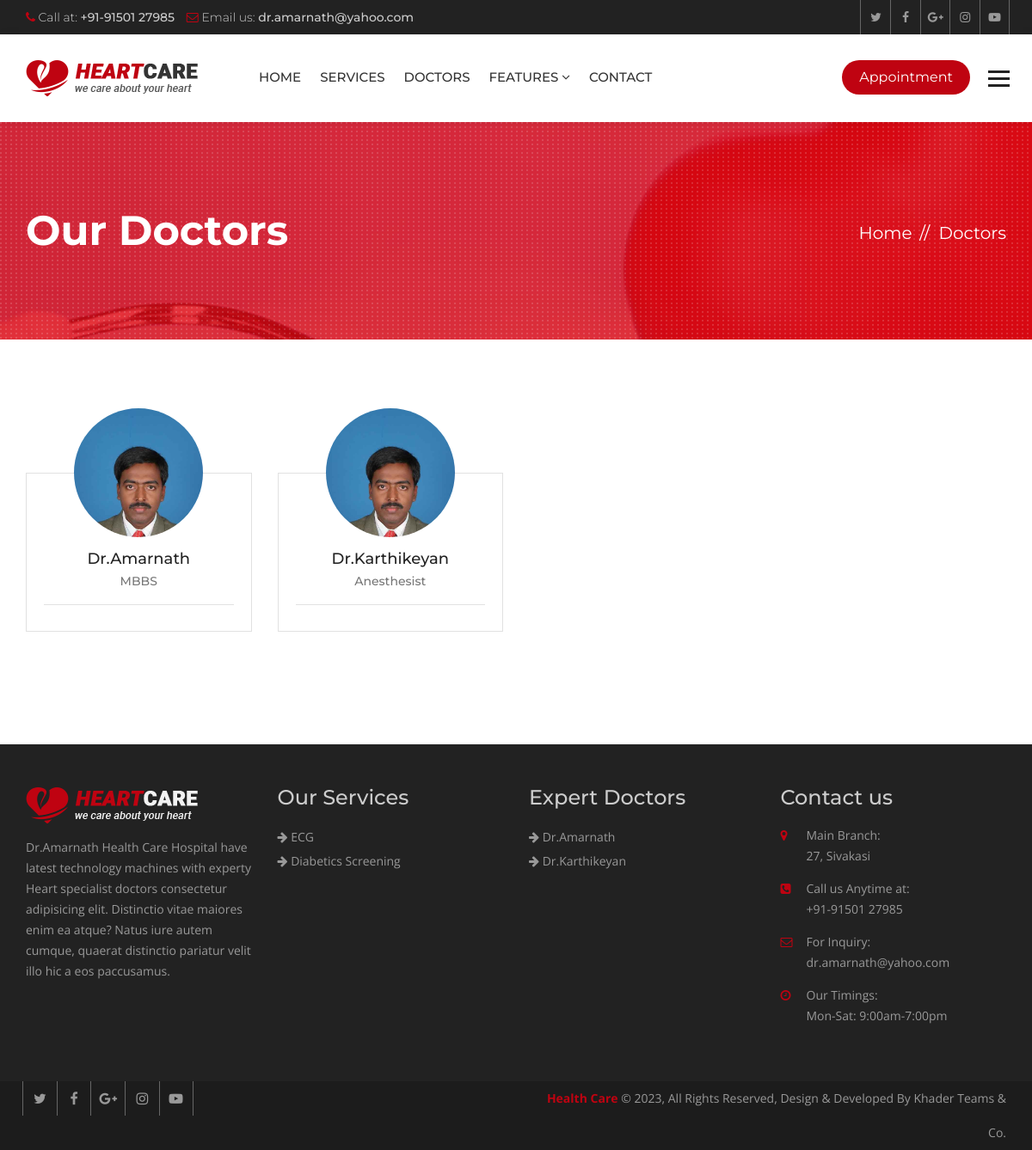
The app's page /doctors/ with its own data.
### hospital/models.py (models this page shows, shortened)
class Doctor(models.Model):
    name = models.CharField(max_length=120)
    speciality = models.CharField(max_length=120)
    picture = models.ImageField(upload_to="doctors/")
    details = models.TextField()
    experience = models.TextField()
    expertize = models.ManyToManyField(to='Expertize', related_name='doctors')
    twitter = models.CharField(max_length=120, blank=True, null=True)
    facebook = models.CharField(max_length=120, blank=True, null=True)
    instagram = models.CharField(max_length=120, blank=True, null=True)

class Service(models.Model):
    title = models.CharField(max_length=120)
    description = models.TextField()
    items = models.ManyToManyField(to='Item',)
    thumbnail = models.ImageField(upload_to='services/')
    cover = models.ImageField(upload_to='services/')
    image1 = models.ImageField(upload_to='services/', blank=True, null=True)
    image2 = models.ImageField(upload_to='services/', blank=True, null=True)

### hospital/views.py (the view)
# urls.py: path('doctors/', views.DoctorListView.as_view(), name="doctors"),
class DoctorListView(ListView):
    template_name = 'hospital/team.html'
    queryset = Doctor.objects.all()
    paginate_by = 8

### hospital/context_processors.py (called while the page is built)
def footer_content(request):
    services = Service.objects.all()
    doctors = Doctor.objects.all()
    context = {
        'services': services,
        'doctors': doctors
    }
    return context

### templates/hospital/team.html (shortened to what this page needs)
{% extends 'base.html' %}
{% block maincontent %}
<div class="inner-banner">
  <div class="container">
    <div class="row">
      <div class="col-md-7">
        <h1>Our Doctors</h1>
      </div>
      <div class="col-md-5">
        <ol class="breadcrumb">
          <li><a href="{% url 'index' %}">Home</a></li>
          <li class="active">Doctors</li>
        </ol>
      </div>
    </div>
  </div>
</div>
<div class="main-content">
  <div class="team-page">
    <div class="container">
      <div class="row">
        {% for doctor in object_list %}
        <div class="col-md-3 col-sm-6">
          <div class="team-box mb50">
            <div class="team-thumb">  <img src="{{ doctor.picture.url }}" alt=""></div>
            <div class="team-text">
              <h5><a href="{% url 'doctor_details' doctor.id %}">{{ doctor.name }}</a></h5>
              <strong>{{ doctor.speciality }}</strong>
              <ul class="team-social">
              </ul>
            </div>
          </div>
        </div>
        {% endfor %}
      </div>
      <div class="row">
        <div class="col-md-12">
        </div>
      </div>
    </div>
  </div>
</div>
{% endblock maincontent %}

### templates/partials/_footer.html
{% load static %}
<footer class="footer">
  <div class="footer-widgets">
    <div class="container">
      <div class="row">
        <div class="col-md-3 col-sm-6">
          <div class="widget"> <img class="ft-logo" src="{% static 'heartcare/images/footer-logo.png' %}" alt="">
            <p>Dr.Amarnath Health Care  Hospital have latest technology machines with experty Heart specialist doctors
              consectetur adipisicing elit. Distinctio vitae maiores enim ea atque? Natus iure autem cumque, quaerat
              distinctio pariatur velit illo hic a eos paccusamus. </p>
          </div>
        </div>
        <div class="col-md-3 col-sm-6">
          <div class="widget">
            <h3>Our Services</h3>
            <ul>
              {% for service in services|slice:':8' %}
              <li><a href="{% url 'service_details' service.id %}"><i class="fa fa-arrow-right"></i>
                  {{service.title }}</a></li>
              {% endfor %}
            </ul>
          </div>
        </div>
        <div class="col-md-3 col-sm-6">
          <div class="widget">
            <h3>Expert Doctors</h3>
            <ul>
              {% for doctor in doctors|slice:':8' %}
              <li><a href="{% url 'doctor_details' doctor.id %}"><i class="fa fa-arrow-right"></i> {{ doctor.name }}</a>
              </li>
              {% endfor %}
            </ul>
          </div>
        </div>
        <div class="col-md-3 col-sm-6">
          <div class="widget">
            <h3>Contact us</h3>
            <address>
              <ul>
                <li> <span class="icon"><i class="fa fa-map-marker" aria-hidden="true"></i></span> <span
                    class="add-text"><strong>Main Branch:</strong>  27, Sivakasi</span> </li>
                <li> <span class="icon"><i class="fa fa-phone-square" aria-hidden="true"></i></span> <span
                    class="add-text"><strong>Call us Anytime at:</strong> +91-91501 27985</span> </li>
                <li> <span class="icon"><i class="fa fa-envelope-o" aria-hidden="true"></i></span> <span
                    class="add-text"><strong>For Inquiry:</strong> dr.amarnath@yahoo.com</span> </li>
                <li> <span class="icon"><i class="fa fa-clock-o" aria-hidden="true"></i></span> <span
                    class="add-text"><strong>Our Timings:</strong> Mon-Sat: 9:00am-7:00pm</span> </li>
              </ul>
            </address>
          </div>
        </div>
      </div>
    </div>
  </div>
  <div class="footer-cr">
    <div class="container">
      <div class="row">
        <div class="col-md-6">
          <div class="footer-social"> <a href="#"><i class="fa fa-twitter" aria-hidden="true"></i></a> <a href="#"><i
                class="fa fa-facebook" aria-hidden="true"></i></a> <a href="#"><i class="fa fa-google-plus"
                aria-hidden="true"></i></a> <a href="#"><i class="fa fa-instagram" aria-hidden="true"></i></a> <a
              href="#"><i class="fa fa-youtube-play" aria-hidden="true"></i></a>
          </div>
        </div>
        <div class="col-md-6">
          <p><strong>Health Care</strong> © {% now 'Y' %}, All Rights Reserved, Design & Developed By Khader Teams & Co.</p>
        </div>
      </div>
    </div>
  </div>
</footer>

### heartcare/static/heartcare/css/custom.css (style rules this page uses)
html body { font-family: 'Open Sans', sans-serif; color: #777777; font-size: 14px; }
p { line-height: 24px; }
body h1, body h2, body h3, body h4, body h5, body h6 { font-family: 'Montserrat', sans-serif; margin: 0px; }
body h1 { font-size: 48px; }
body h3 { font-size: 24px; }
body h5 { font-size: 18px; }
.inner-banner { background: url(../images/inner.jpg) no-repeat top center; position: relative; width: 100%; float: left; padding: 100px 0 100px; background-color: #bf0311; z-index: 0; }
.inner-banner:after { background: url(../images/patt.png); position: absolute; left: 0; top: 0; content: ""; width: 100%; height: 100%; }
.inner-banner .container { position: relative; z-index: 99; }
.inner-banner h1 { color: #fff; font-weight: 700; }
.inner-banner .breadcrumb { text-align: right; background: none; padding: 0px; margin: 15px 0 0; }
.inner-banner .breadcrumb>li, .inner-banner .breadcrumb>li a { color: #fff; font-size: 20px; font-family: 'Montserrat', sans-serif; }
.inner-banner .breadcrumb>li+li::before { color: #fff; content: "// "; padding: 0 5px; }
.main-content { width: 100%; float: left; padding: 50px 0; }
.team-box { width: 100%; float: left; }
.team-box .team-thumb { overflow: hidden; position: relative; width: 150px; height: 150px; border-radius: 100%; margin: 0 auto -75px; }
.team-thumb>img { height: auto; width: 100%; }
.team-box .team-thumb:after { position: absolute; left: 0; top: 0; width: 100%; height: 0; content: ""; background: rgba(191, 3, 17, .7); opacity: 0; transition: all ease-in-out 0.3s; -webkit-transition: all ease-in-out 0.3s; }
.team-box .team-text { border: 1px solid #e1e1e1; width: 100%; padding: 90px 20px 20px 20px; text-align: center; }
.team-text h5 { margin: 0 0 5px; font-weight: 500; color: #222; }
.team-text h5 a { color: #222; }
.team-text strong { font-family: 'Montserrat', sans-serif; font-weight: 500; font-size: 14x; color: #777777; }
.team-social { margin: 17px 0 0; padding: 10px 0 0; list-style: none; text-align: center; border-top: 1px solid #e2e2e2; }
.mb50 { margin-bottom: 50px; }
.team-page { width: 100%; float: left; padding: 30px 0; }
.footer { width: 100%; float: left; background: #222222; padding: 50px 0 0 0; }
.footer .widget { width: 100%; float: left; margin: 0 0 50px; }
.footer .widget ul { margin: 0px; padding: 0px; list-style: none; }
.footer .widget li { line-height: 28px; color: #999999; }
.footer .widget a { color: #999; }
.footer .widget h3 { margin: 0 0 20px; color: #cccccc; line-height: 24px; }
.ft-logo { margin-bottom: 16px; max-width: 100%; height: auto; }
.footer .widget p { line-height: 24px; color: #999999; }
.footer .widget address li { float: left; line-height: 24px; margin-bottom: 14px; width: 100%; }
.widget address .icon { width: 30px; float: left; color: #bf0311; }
.widget address .add-text { float: left; width: 80%; }
.widget address .add-text>strong { display: block; font-weight: 400; }
.footer-cr { width: 100%; float: left; clear: both; background: #1c1c1c; }
.footer-cr p { margin: 0px; line-height: 40px; color: #999999; text-align: right; }
.footer-cr p strong { color: #bf0311; }
.footer-social a { border-left: 1px solid #666666; color: #999999; display: inline-block; font-size: 16px; line-height: 40px; margin-left: -4px; text-align: center; width: 40px; }
.footer-social a:last-child { border-right: 1px solid #666666; }

### heartcare/static/heartcare/css/color.css (style rules this page uses)
.top-bar li .fa, .top-social a:hover, .view, .services-list .service h3 a:hover, .service-style-1 .service-box .ser-content h3 a:hover, .faqs .panel-default > .panel-heading h4 a, .faqs .panel-default > .panel-heading a::after, .team-text h5 a:hover, .section-title-3 strong, .post-text > h5 a:hover, .read-more:hover, .widget address .icon, .footer .widget a:hover, .footer-cr p strong, .footer-social a:hover, .post-meta li, .post-meta li:after, .post-meta li a, .header-service-area .icon, .header-service-area strong, .section-title-1 strong, .section-title-1 h2, .sectio-title-2 strong, .welcome-text .designation, .Heart-box .v-icon, .phone-icon, .services-nav .side-nav li:hover a, .services-nav .side-nav li.active a, .gallery-thumb .hover-info a, .archives li:before, .search-form button, .date-time, .right-404 strong, .prices, .review .fa, .login-social li, .login-social li a, .heart-care-services .nav-tabs>li>a { color: #bf0311; }

### records on screen
Doctor: picture (picture), name "Dr.Amarnath", speciality "MBBS"
Doctor: picture (picture), name "Dr.Karthikeyan", speciality "Anesthesist"
Service: title "ECG"
Service: title "Diabetics Screening"
